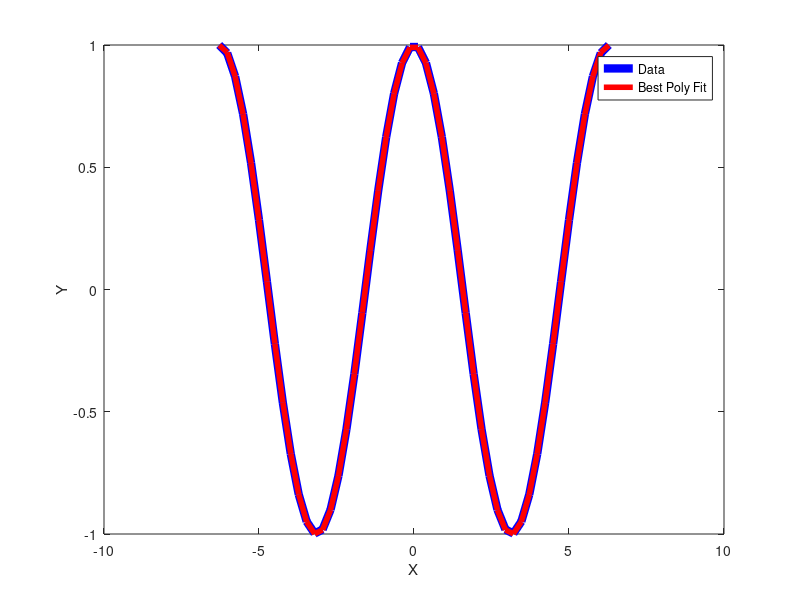

Reproduce this figure in MATLAB.
%%%%%%%%%%%%%%%%%%%%%%%%%%%%%%%%%%%%%%%%%%%%%%%%%%%%%%%%%%%%%%%%%%%%%%%%%%
% function: finds the coefficients that minimize the l^2 norm of the 
%   residual for the given polynomial model function by performing a 
%   linear least squares to find a best fit function through the data
% inputs: none
% outputs: none
% prints: 1) the l^2 norm of the residuals of the function
%         2) a plot of the data points and the model function through the
%         points
%%%%%%%%%%%%%%%%%%%%%%%%%%%%%%%%%%%%%%%%%%%%%%%%%%%%%%%%%%%%%%%%%%%%%%%%%%

function fit_Polynomial_Series()
    N = 50;
    xData = linspace(-2*pi, 2*pi, N);
    yData = cos(xData)';
    
    %initialize the data matrix 
    data_M = zeros(N, 2);
    
    %put x-Data and y-Data into 1st and 2nd columns of the data matrix, 
    %   respectively
    data_M(:,1) = xData;
    data_M(:,2) = yData;
    
    %initialize n, the number of terms in the polynomial
    n = 12;
    
    %set the A matrix and the y vector
    for i = 1:length(data_M)
        for j = 0:(n-1)
            A(i,j+1) = data_M(i, 1)^j;
        end
        y(i,:) = data_M(i, 2);
    end
    
    %calculate beta using the matrix A and the y vector
    beta = inv(A.' * A) * A.' * y;
    
    %calculate the vector of y-values depending on the order of the
    %   polynomial 
    for i = 1:length(data_M(:,1))
        sum = 0;
        for j = 1:n
            sum = beta(j) * data_M(i, 1).^(j - 1) + sum;
        end
        yVals(i) = sum;
    end
        
    %calculate the l^2 norm of the residual and print it out
    l2norm = sqrt((data_M(:,2) - A*beta).' * (data_M(:,2) - A*beta))
    
    %plot the data points and the line of best fit for the data
    plot(data_M(:,1), data_M(:,2), 'b', 'LineWidth', 6);
    hold on 
    plot(data_M(:, 1), yVals, 'r', 'LineWidth', 4);
    hold off
    legend('Data','Best Poly Fit');
    xlabel('X');
    ylabel('Y');

%%%%%%%%%%%%%%%%%%%%%%%%%%%%%%%%%%%%%%%%%%%%%%%%%%%%%%%%%%%%%%%%%%%%%%%%%%
% (a) Increasing N, the number of data points, increases the l^2 norm of 
% the residuals when N <= 11 and when N > 12. When N = 10, the l^2 norm 
% of the residuals is 0.2343. When N = 50, the l^2 norm of the residuals is 0.0088. When 
% N = 250, the l^2 norm of the residuals is 0.0186.
% (b) I have seen cos(x) written as a polynomial before in it's taylor
% series polynomial, where the coefficients were (-1)^n/(2n)!
% (c) When N = 250, the vector of coefficients beta is as follows:
%  0.998592101817946
%  0.000000000008956
% -0.497178329103882
% -0.000000000004736
%  0.040752516210377
%  0.000000000000698
% -0.001279849085103
% -0.000000000000042
%  0.000018785542669
%  0.000000000000001
% -0.000000112341413
% -0.000000000000000
% (d) The coeffients we found appear to match the coefficients of the
% taylor series expansion of cosine with some minor variation due to
% innaccuracy in best fit and they alternate with approximately zero since
% the taylor series expansion never has an x^3, x^5, etc. term, but our
% polynomial model does.
%%%%%%%%%%%%%%%%%%%%%%%%%%%%%%%%%%%%%%%%%%%%%%%%%%%%%%%%%%%%%%%%%%%%%%%%%%